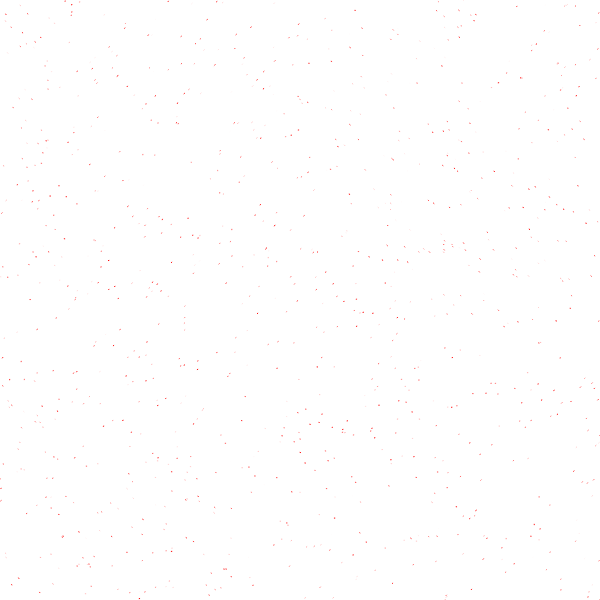
Frame 1 (no input)
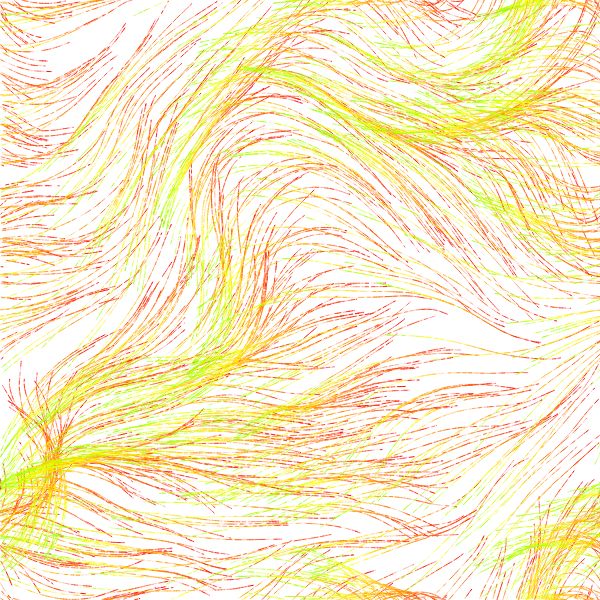
Frame 60 (no input)
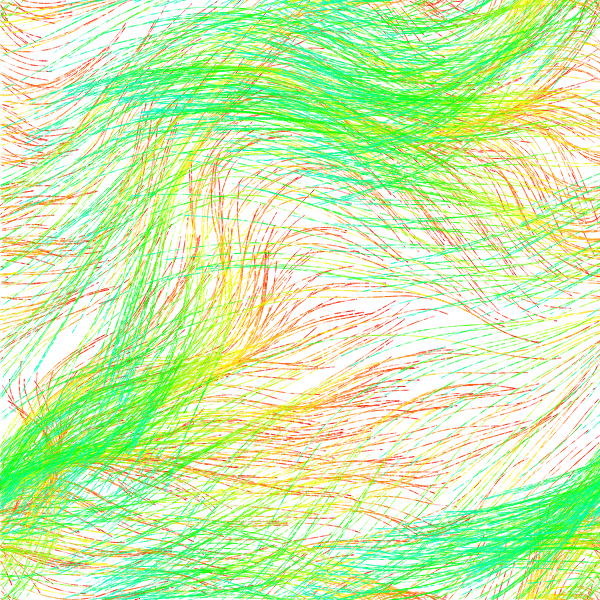
Frame 120 (the mouse pressed at the canvas centre since frame 60)

The p5.js sketch that drew these frames (run headless with seeded random() and noise() and a simulated clock; from frame 60 on, the mouse is pressed at the canvas centre):

// p5.js sketch
// ── sketch.js
var xoff;
var yoff;
var zoff;

var inc=0.1;
var r;
var scl=20;
var cols,rows;
var particles=[];
var flowfield=[];


function setup() {
	createCanvas(600,600);
	colorMode(HSB,255);
  // pixelDensity(1);
cols=floor(width/scl);
rows=floor(height/scl);

flowfield=new Array(cols*rows);

for(var i=0;i<1000;++i)
particles[i]=new Particle();

	xoff=0;
	yoff=0;
	zoff=0;
}


function draw() {
	// loadPixels();
//background(255);
yoff=0;
for(var y=0;y<rows;++y)
				{xoff=0;
							for(var x=0;x<cols;++x){
								var index=(x+y*cols);

								// r=random(255);


								var angle=map(noise(xoff,yoff,zoff),0,1,0,TWO_PI);

								var v=p5.Vector.fromAngle(angle);
								flowfield[index]=v;
								flowfield[index].setMag(0.5);
								stroke(0);
								strokeWeight(1);

								push();
								translate(x*scl,y*scl);
								//fill(r);
								//rect(x*scl,y*scl,scl,scl);
								rotate(v.heading());
								//line(0,0,scl,0);
								pop();
                //
								// pixels[index+0]=r;
								// pixels[index+1]=r;
								// pixels[index+2]=r;
								// pixels[index+3]=255;

								//console.log(r);
								xoff+=inc;

							}
							yoff+=inc;

				}
				for(var k=0;k<particles.length;++k)
				{particles[k].follow(flowfield);
					particles[k].update();
					particles[k].edges();
				particles[k].show();

			}
updatePixels();
//noLoop();
zoff+=0.009;
}

// ── particle.js
function Particle()
{
  this.pos=createVector(random(width),random(height));
  this.vel=createVector(0,0);
  this.acc=createVector(0,0);
  this.maxspeed=3;
  this.prevPos=this.pos.copy();
   this.mx=0;
   this.my=0;
   this.h=0;

this.follow=function(vectors){
  var x=floor(this.pos.x/scl);
  var y=floor(this.pos.y/scl);
  var index=x+y*cols;
  var force=vectors[index];

  this.applyForce(force);
}

  this.update=function()
  {
    this.vel.add(this.acc);
    this.vel.limit(this.maxspeed);
    this.pos.add(this.vel);
    this.acc.mult();

  }
  this.applyForce=function (force)
  {
    this.acc.add(force);
  }
  this.show=function(){

    stroke(this.h,255,255,random(255));
  //  fill(this.h,255,255,10);
    this.h=this.h+1;
    if(this.h>255)
    this.h=0;
  //strokeWeight(2);
  line(this.pos.x,this.pos.y,this.prevPos.x,this.prevPos.y);
  //point(this.pos.x,this.pos.y);
   //ellipse(this.pos.x,this.pos.y,10,10);
    this.updatePrev();
  }
  this.updatePrev=function(){
    this.prevPos.x=this.pos.x;
    this.prevPos.y=this.pos.y;
  }
  this.edges=function()
  {
    if(this.pos.x>width)
    {this.pos.x=0;
    this.updatePrev();}
    if(this.pos.x<0)
    {this.pos.x=width;
    this.updatePrev()}
    if(this.pos.y>height)
    {this.pos.y=0;
    this.updatePrev()}
    if(this.pos.y<0)
    {this.pos.y=height;
    this.updatePrev()}
  }
}
